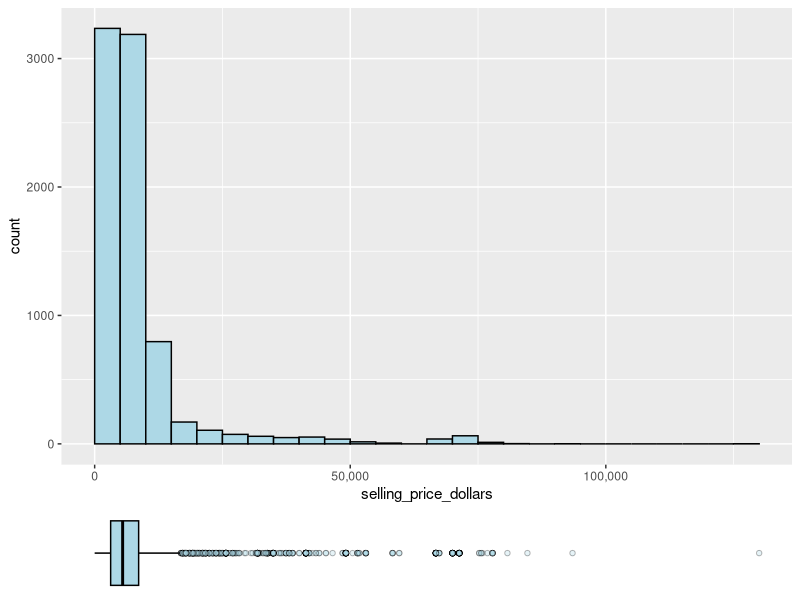
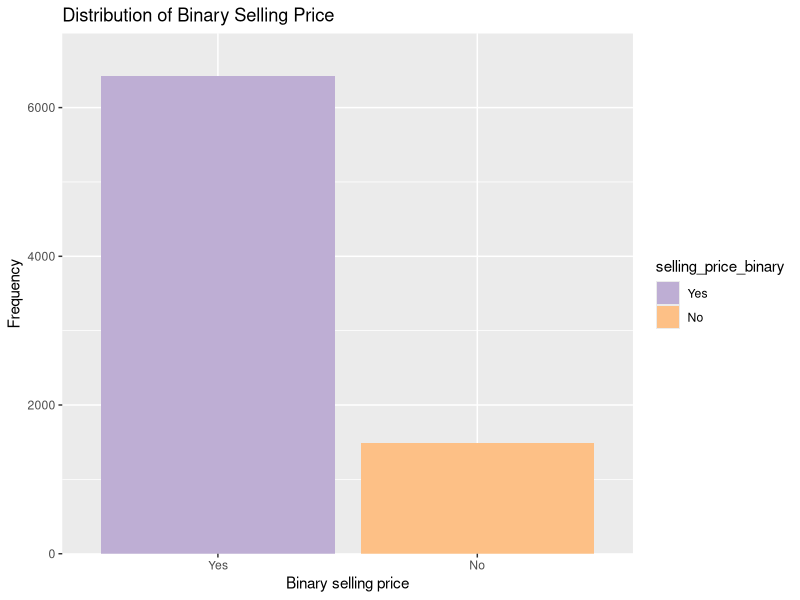
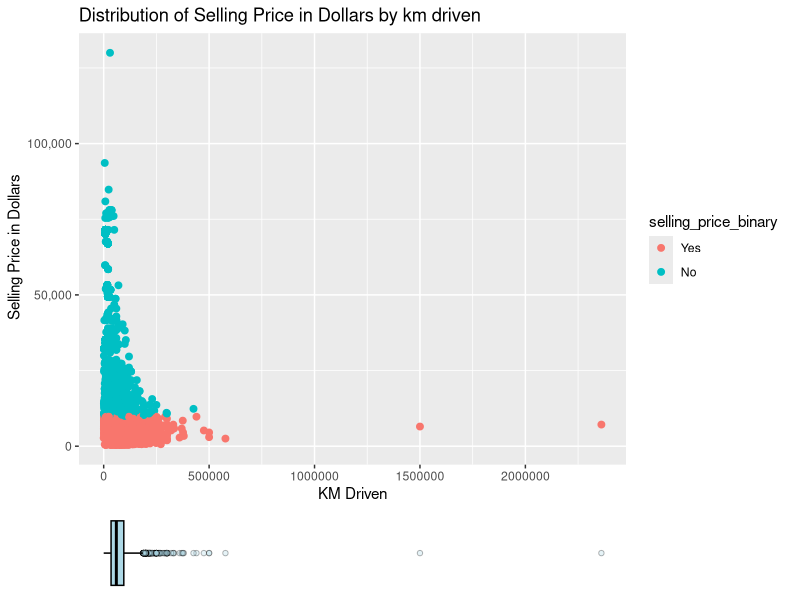
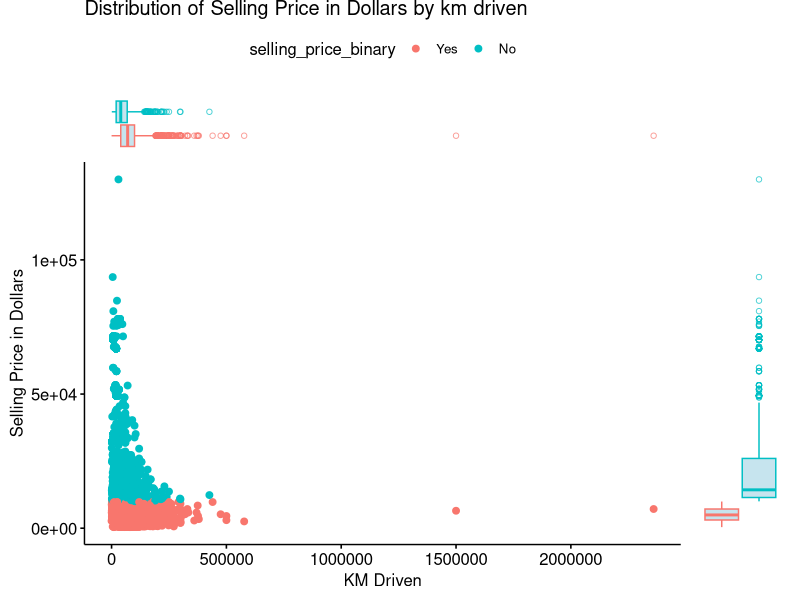
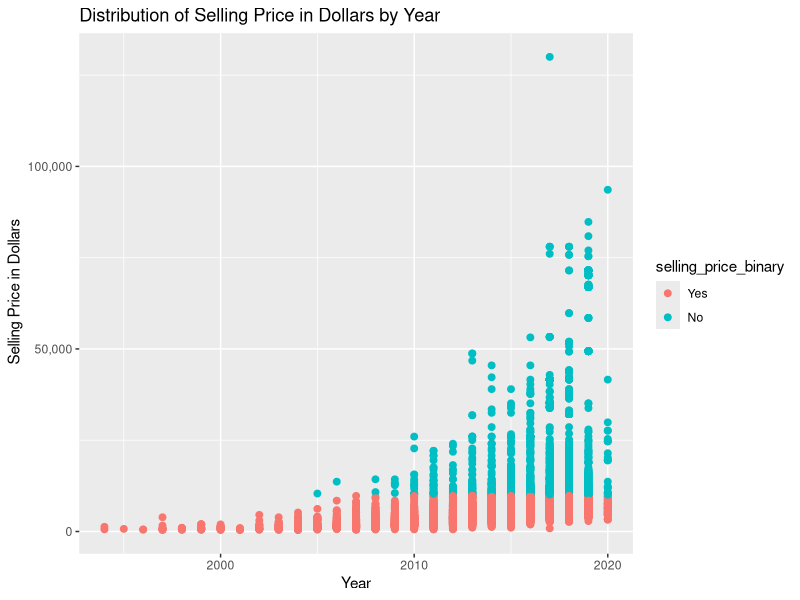
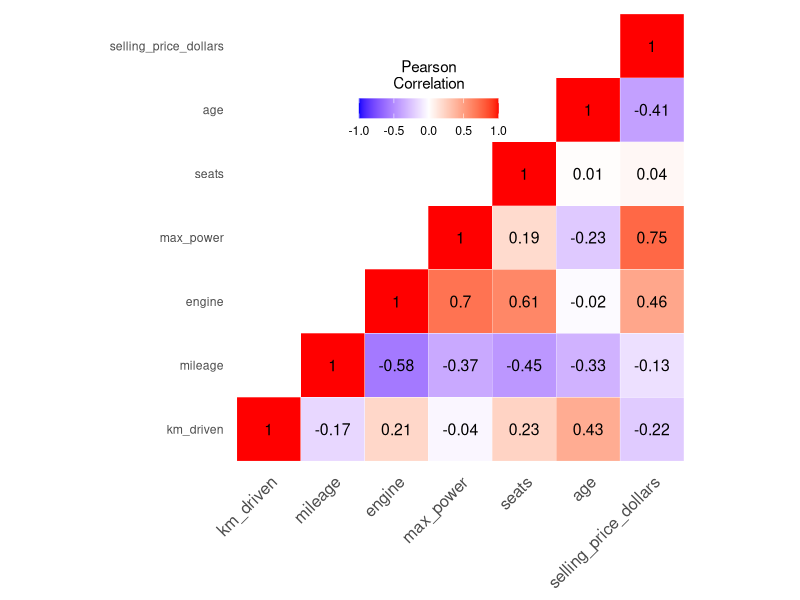
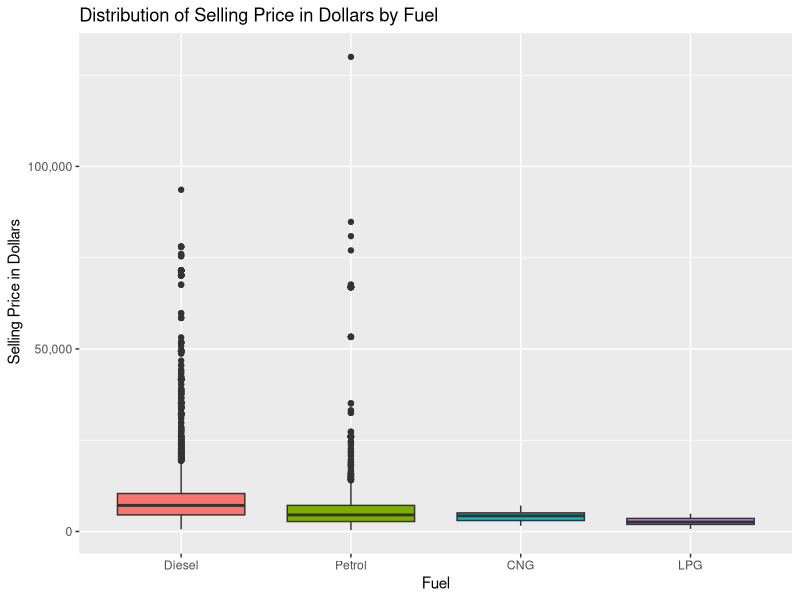
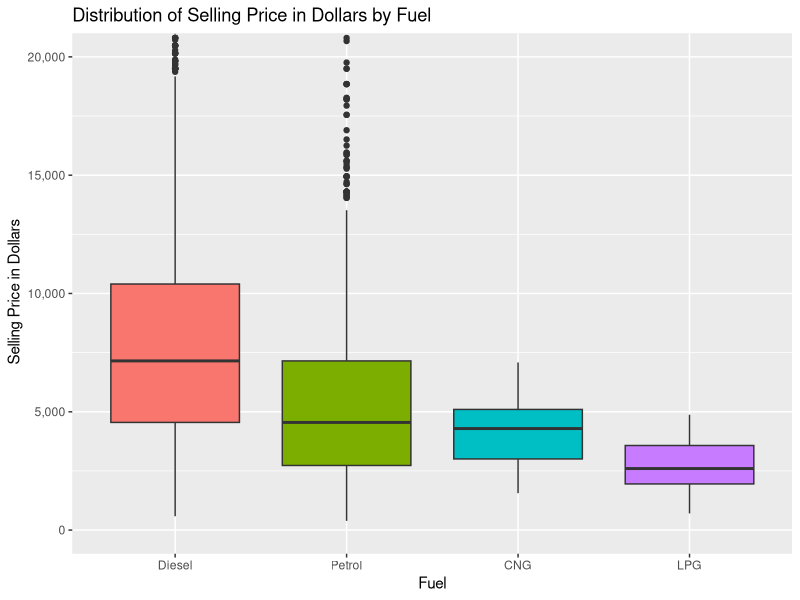

R code for these plots, in order:
## ---- chunk 1
knitr::opts_chunk$set(echo = TRUE)
## ---- chunk 2
library(readr)
library(dplyr)
library(stringr)
library(tidyr)
library(tidyverse)
#scaling the exase
library("scales")
## ---- chunk 3
# Read data
vehicles <- read_csv("data/cars_processed.csv")

# Convert chr columns to factors 
factor_column_names <- colnames(vehicles %>% select(where(is.character)))
vehicles[, factor_column_names] <- lapply(vehicles[,factor_column_names], factor)

# Features for EDA
vehicles_lr <- vehicles %>% select(-c(year, selling_price, selling_price_binary))

#Change the order of columns
vehicles_lr <- vehicles_lr[, c(1,2,3,4,5,6,7,8,9,10,12,11)]

head(vehicles)
## ---- chunk 4
hist <- ggplot(data = vehicles, aes(x=selling_price_dollars)) +
geom_histogram(color="black", fill="lightblue", boundary=0, binwidth = 5000, closed="left") +
#scale_y_continuous(limits=c(0,500), expand=c(0,0)) +
  scale_x_continuous(labels = comma)
labs(title="Distribution of Selling Price in Dollars",x="Selling price in dollars", y="Frequency") +
theme_classic() 

mytheme <- theme(
axis.line.y=element_blank(),
axis.text.y=element_blank(),
axis.ticks.y=element_blank(),
axis.title.y=element_blank()
)

box <- ggplot(data = vehicles, aes(y=selling_price_dollars)) +
geom_boxplot(color="black",fill="lightblue", outlier.shape=21, outlier.fill="lightblue", outlier.alpha=0.3) +
  scale_x_continuous(labels = comma) +
coord_flip() + theme_classic() + mytheme +
theme(
axis.line.x=element_blank(),
axis.text.x=element_blank(),
axis.ticks.x=element_blank(),
axis.title.x=element_blank()
)

library(cowplot)
plot_grid(hist, box, ncol = 1, rel_heights = c(0.85, 0.15), align = 'v', axis = 'lr')

## ---- chunk 5
vehicles$selling_price_binary <- factor(vehicles$selling_price_binary, c("Yes", "No"))

library(RColorBrewer)
mycols <- brewer.pal(8, "Accent")[2:3]


ggplot(data=vehicles, aes(x=selling_price_binary)) +
labs(title="Distribution of Binary Selling Price",x="Binary selling price", y="Frequency") +
scale_y_continuous(expand=c(0,0)) +
coord_cartesian(ylim=c(0,7000)) +
geom_bar(aes(fill=selling_price_binary)) +
  scale_fill_manual(values=mycols)



## ---- chunk 6
scat <- ggplot(vehicles, aes(x=km_driven, y=selling_price_dollars, color=selling_price_binary)) + 
  geom_point(size=2) + 
  labs(title="Distribution of Selling Price in Dollars by km driven",x="KM Driven", y=" Selling Price in Dollars")+ 
  scale_y_continuous(labels = comma)

mytheme <- theme(
axis.line.y=element_blank(),
axis.text.y=element_blank(),
axis.ticks.y=element_blank(),
axis.title.y=element_blank()
)

box <- ggplot(data = vehicles, aes(y=km_driven)) +
geom_boxplot(color="black",fill="lightblue", outlier.shape=21, outlier.fill="lightblue", outlier.alpha=0.3) +
  scale_x_continuous(labels = comma) +
coord_flip() + theme_classic() + mytheme +
theme(
axis.line.x=element_blank(),
axis.text.x=element_blank(),
axis.ticks.x=element_blank(),
axis.title.x=element_blank()
)

library(cowplot)
plot_grid(scat, box, ncol = 1, rel_heights = c(0.85, 0.15), align = 'v', axis = 'lr')
## ---- chunk 7
library(ggpubr)
ggscatterhist(
  vehicles, x = "km_driven", y = "selling_price_dollars", color= "selling_price_binary",
  margin.plot = "boxplot",
  title = "Distribution of Selling Price in Dollars by km driven",
  xlab = "KM Driven",
  ylab = "Selling Price in Dollars",
  bins=15,
  margin.params = list(fill = "lightblue", outlier.shape=1)
)
## ---- chunk 8
library("scales")

ggplot(vehicles, aes(x=year, y=selling_price_dollars, color=selling_price_binary)) + 
  geom_point(size=2) + 
  labs(title="Distribution of Selling Price in Dollars by Year",x="Year", y=" Selling Price in Dollars") +
  scale_y_continuous(labels = comma)
#+
 # coord_cartesian(ylim = c(0, 20000))
## ---- chunk 9
vehicles_cor <- vehicles_lr %>% select(-c(Make, fuel, seller_type, transmission, owner))

# Correlation matrix
cor_mat <- round(cor(vehicles_cor),2)

#Get upper triangle
get_upper_tri <- function(cormat){
    cormat[lower.tri(cormat)]<- NA
    return(cormat)
}

upper_tri <- get_upper_tri(cor_mat)

# Melt the correlation matrix
library(reshape2)
melted_cormat <- melt(upper_tri, na.rm = TRUE)

# Heatmap
library(ggplot2)
ggheatmap <- ggplot(data = melted_cormat, aes(Var2, Var1, fill = value))+
  geom_tile(color = "white")+
  scale_fill_gradient2(low = "blue", high = "red", mid = "white", 
                       midpoint = 0, limit = c(-1,1), space = "Lab", 
                       name="Pearson\nCorrelation") +
  theme_minimal()+
  theme(axis.text.x = element_text(angle = 45, vjust = 1,
                                   size = 12, hjust = 1))+
  coord_fixed()


#Heatmap with values
ggheatmap + 
  geom_text(aes(Var2, Var1, label = value), color = "black", size = 4) +
theme(
  axis.title.x = element_blank(),
  axis.title.y = element_blank(),
  panel.grid.major = element_blank(),
  panel.border = element_blank(),
  panel.background = element_blank(),
  axis.ticks = element_blank(),
  legend.justification = c(1, 0),
  legend.position = c(0.6, 0.7),
  legend.direction = "horizontal")+
  guides(fill = guide_colorbar(barwidth = 7, barheight = 1,
                title.position = "top", title.hjust = 0.5))
## ---- chunk 10
vehicles_lr$fuel <- factor(vehicles_lr$fuel, c("Diesel", "Petrol", "CNG", "LPG"))

ggplot(data=vehicles_lr, aes(x=fuel, y=selling_price_dollars, fill=fuel)) +
geom_boxplot() +
guides(fill="none")+
  scale_y_continuous(labels = comma)+
    labs(title="Distribution of Selling Price in Dollars by Fuel",x="Fuel", y=" Selling Price in Dollars") 
## ---- chunk 11
ggplot(data=vehicles_lr, aes(x=fuel, y=selling_price_dollars, fill=fuel)) +
geom_boxplot() +
coord_cartesian(ylim = c(0, 20000)) +
guides(fill="none") +
    scale_y_continuous(labels = comma)+
    labs(title="Distribution of Selling Price in Dollars by Fuel",x="Fuel", y=" Selling Price in Dollars") 
## ---- chunk 12
ggplot(data=vehicles_lr, aes(x=transmission, y=selling_price_dollars, fill=transmission)) +
geom_boxplot() +
#coord_cartesian(ylim = c(0, 50000)) +
guides(fill="none") +
    scale_y_continuous(labels = comma)+
    labs(title="Distribution of Selling Price in Dollars by Transmission",x="Transmission", y=" Selling Price in Dollars") 
## ---- chunk 13
ggplot(data=vehicles_lr, aes(x=seller_type, y=selling_price_dollars, fill=seller_type)) +
geom_boxplot() +
coord_cartesian(ylim = c(0, 50000)) +
guides(fill="none") +
  scale_y_continuous(labels = comma)+
  labs(title="Distribution of Selling Price in Dollars by Seller Type",x="Seller Type", y=" Selling Price in Dollars") 

## ---- chunk 14
vehicles_lr$owner <- factor(vehicles_lr$owner,     # Reorder factor levels
                         c("First Owner", "Second Owner", "Third Owner", "Fourth & Above Owner", "Test Drive Car"))
ggplot(data=vehicles_lr %>% filter(owner %in% c("First Owner", "Second Owner", "Third Owner", "Fourth & Above Owner")), aes(x=owner, y=selling_price_dollars, fill=owner)) +
geom_boxplot() +
coord_cartesian(ylim = c(0, 20000)) +
guides(fill="none") +
   scale_y_continuous(labels = comma)+
  labs(title="Distribution of Selling Price in Dollars by Owner",x="Owner", y=" Selling Price in Dollars") 

